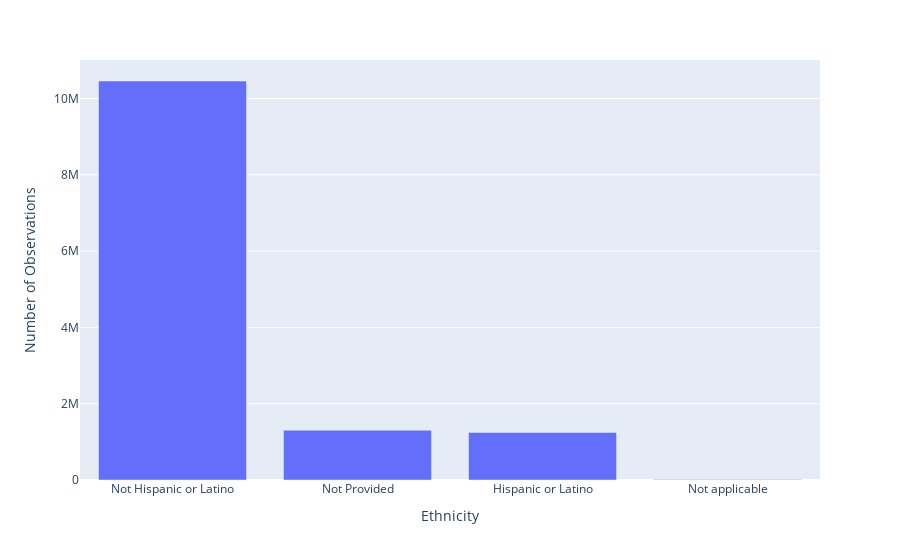

Notebook cell for this chart:
### Markdown cell above
#### Distribution of Ethnicity

Q: How does the distribution of the data look as far as Ethnicity is concerned?

A: More than 10 Million records out of 13 Million are "Not Hispanic or Latino", with only around 1 Million records for Hispanic or Latino and records for which the data was not provided/applicable

### Code cell
chart2_data = data.groupBy("applicant_ethnicity_name").count().pandas_api()

# Replace long value with a shorter version of it
chart2_data.loc[
    chart2_data["applicant_ethnicity_name"] == 
    "Information not provided by applicant in mail, Internet, or telephone application"
, "applicant_ethnicity_name"] = "Not Provided"

# Sort in Descending Order
chart2_data.sort_values(by = "count", ascending = False, inplace = True)

# Rename Columns
chart2_data.columns = ["Ethnicity", "Number of Observations"]

chart2_data.plot.bar(x = "Ethnicity", y = "Number of Observations")

### Figure 1 — Plotly figure (JSON) as saved in the notebook; plotly's stock layout.template omitted (floating-point values rounded to 4 significant figures)
{"data": [{"alignmentgroup": "True", "hovertemplate": "Ethnicity=%{x}<br>Number of Observations=%{y}<extra></extra>", "legendgroup": "", "marker": {"color": "#636efa", "pattern": {"shape": ""}}, "name": "", "offsetgroup": "", "orientation": "v", "showlegend": false, "textposition": "auto", "type": "bar", "x": ["Not Hispanic or Latino", "Not Provided", "Hispanic or Latino", "Not applicable"], "xaxis": "x", "y": [10458893, 1304591, 1247513, 12014], "yaxis": "y"}], "layout": {"autosize": true, "barmode": "relative", "legend": {"tracegroupgap": 0}, "margin": {"t": 60}, "xaxis": {"anchor": "y", "autorange": true, "domain": [0, 1], "range": [-0.5, 3.5], "title": {"text": "Ethnicity"}, "type": "category"}, "yaxis": {"anchor": "x", "autorange": true, "domain": [0, 1], "range": [0, 11010000.0], "title": {"text": "Number of Observations"}, "type": "linear"}}}
